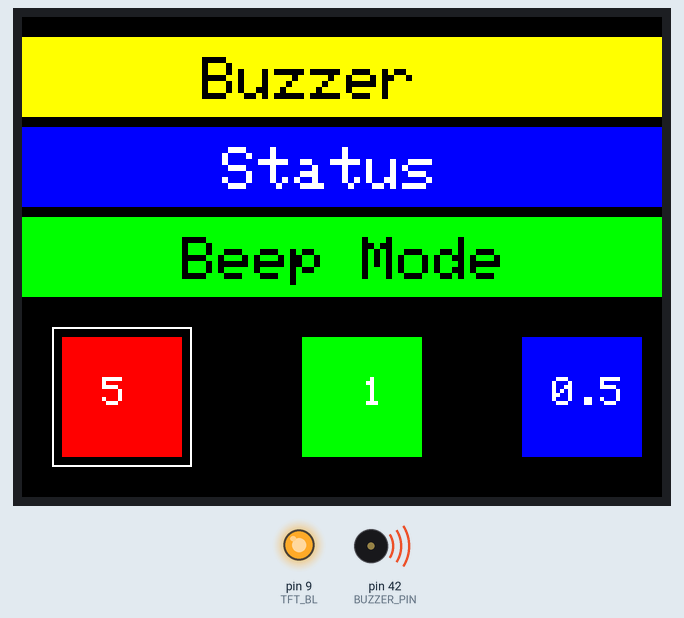
The sketch below on a simulated Arduino Mega 2560, built with avr-gcc and run on an emulated ATmega2560. Parts: 320×240 colour display, output pins drawn as LEDs (lit = HIGH), buzzer (waves = sounding, pin HIGH). What the sketch prints to the serial monitor is not drawn.

Above: at 0.4 s.
At 7.62 s:
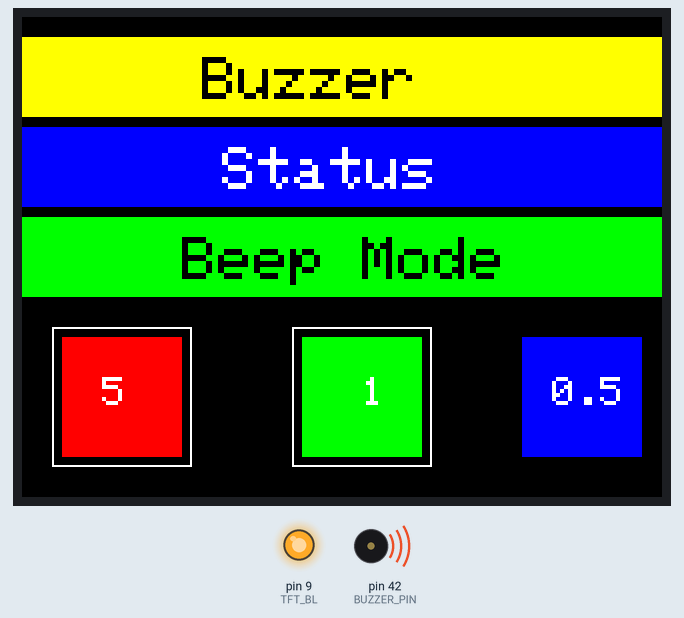
At 9.9 s:
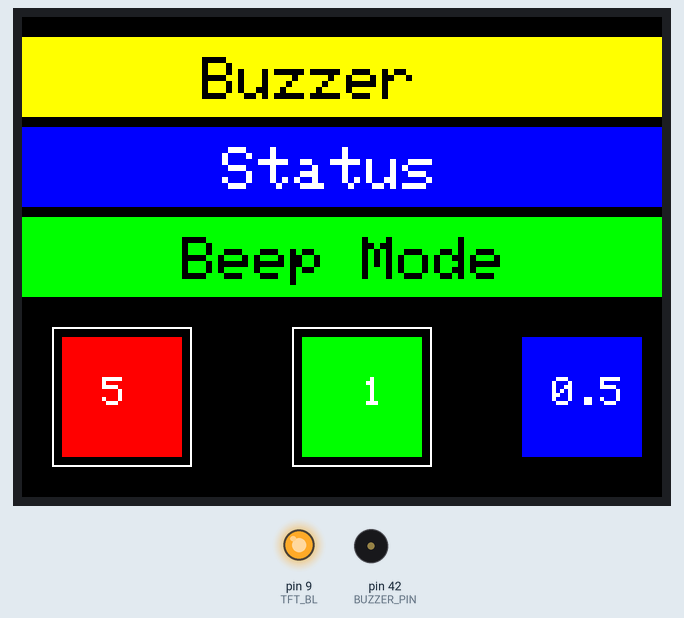
At 15.4 s:
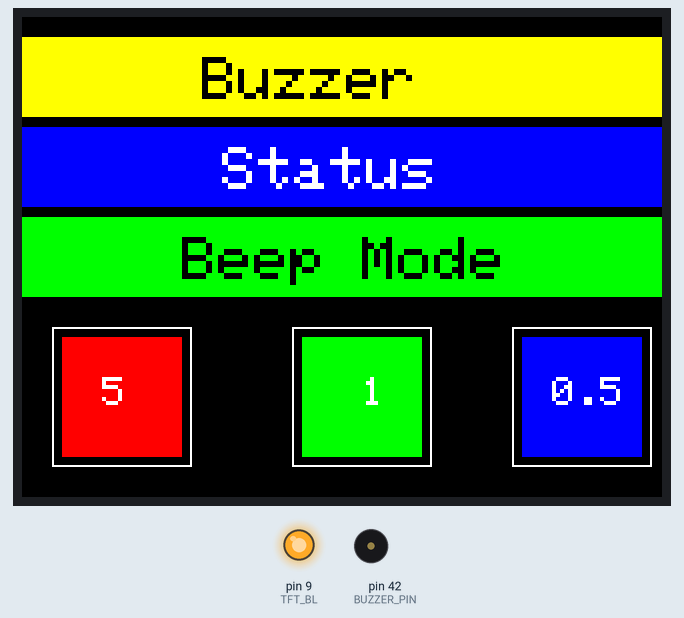
Timing chart, 0 to 16.9 s (numbered marks = the images above):
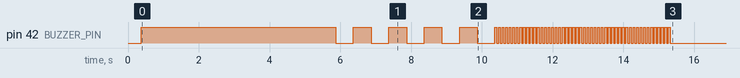

Measured:
- by itself, pin 42 (BUZZER_PIN): goes HIGH 5.5 s, 4 × (LOW 0.50 s, HIGH 0.50 s), LOW 0.50 s, 49 × (HIGH 0.05 s, LOW 0.05 s), HIGH 0.05 s, then LOW
- what the display in image 1 shows lasts 5.0 s, from 5.4 s to 10.4 s

The sketch:

Ardiuno_Buzzer_TFT.ino
```cpp
#include <Adafruit_GFX.h>
#include <Adafruit_ST7789.h>
#include <SPI.h>
#define TFT_CS 53
#define TFT_RST 8
#define TFT_DC 7
#define TFT_BL 9
#define BUZZER_PIN 42
Adafruit_ST7789 tft = Adafruit_ST7789(TFT_CS, TFT_DC, TFT_RST);
unsigned long startTime = 0;
int currentStage = 0;
void setup() {
  Serial.begin(9600);
  pinMode(BUZZER_PIN, OUTPUT);
  digitalWrite(BUZZER_PIN, LOW);
  pinMode(TFT_BL, OUTPUT);
  digitalWrite(TFT_BL, HIGH);
  tft.init(240, 320);
  tft.setRotation(1);
  tft.fillScreen(ST77XX_BLACK);
  drawStaticLayout();
  startTime = millis();
}
void loop() {
  unsigned long currentTime = millis();
  unsigned long elapsed = currentTime - startTime;
  if (elapsed < 15000) {
    if (elapsed < 5000) {
      beepStage(1);
    } else if (elapsed < 10000) {
      beepStage(2);
    } else {
      beepStage(3);
    }
  } else {
    digitalWrite(BUZZER_PIN, LOW);
  }
}
void drawStaticLayout() {
  tft.fillScreen(ST77XX_BLACK);
  tft.fillRect(0, 10, 320, 40, ST77XX_YELLOW);
  tft.setCursor(90, 20);
  tft.setTextSize(3);
  tft.setTextColor(ST77XX_BLACK);
  tft.print("Buzzer");
  tft.fillRect(0, 55, 320, 40, ST77XX_BLUE);
  tft.setCursor(100, 65);
  tft.setTextSize(3);
  tft.setTextColor(ST77XX_WHITE);
  tft.print("Status");
  tft.fillRect(0, 100, 320, 40, ST77XX_GREEN);
  tft.setCursor(80, 110);
  tft.setTextSize(3);
  tft.setTextColor(ST77XX_BLACK);
  tft.print("Beep Mode");
  drawModeBoxes(1);
}
void drawModeBoxes(int active) {
  tft.fillRect(20, 160, 60, 60, ST77XX_RED);
  tft.fillRect(140, 160, 60, 60, ST77XX_GREEN);
  tft.fillRect(250, 160, 60, 60, ST77XX_BLUE);
  tft.setTextSize(2);
  tft.setTextColor(ST77XX_WHITE);
  if (active == 1) {
    tft.drawRect(15, 155, 70, 70, ST77XX_WHITE);
  } else if (active == 2) {
    tft.drawRect(135, 155, 70, 70, ST77XX_WHITE);
  } else if (active == 3) {
    tft.drawRect(245, 155, 70, 70, ST77XX_WHITE);
  }
  tft.setCursor(40, 180);
  tft.print("5");
  tft.setCursor(170, 180);
  tft.print("1");
  tft.setCursor(265, 180);
  tft.print("0.5");
}
void beepStage(int stage) {
  static unsigned long lastBeepTime = 0;
  static bool buzzerState = false;
  switch (stage) {
    case 1:
      if (currentStage != 1) {
        drawModeBoxes(1);
        Serial.println("Stage 1: 1s Continuous Beep");
        currentStage = 1;
      }
      digitalWrite(BUZZER_PIN, HIGH);
      break;
    case 2:
      if (currentStage != 2) {
        drawModeBoxes(2);
        Serial.println("Stage 2: 0.5s ON/OFF Beep");
        currentStage = 2;
        lastBeepTime = millis();
        buzzerState = true;
        digitalWrite(BUZZER_PIN, HIGH);
      }
      if (millis() - lastBeepTime >= 500) {
        buzzerState = !buzzerState;
        digitalWrite(BUZZER_PIN, buzzerState);
        lastBeepTime = millis();
      }
      break;
    case 3:
      if (currentStage != 3) {
        drawModeBoxes(3);
        Serial.println("Stage 3: 0.05s ON/OFF Beep");
        currentStage = 3;
        lastBeepTime = millis();
        buzzerState = true;
        digitalWrite(BUZZER_PIN, HIGH);
      }
      if (millis() - lastBeepTime >= 50) {
        buzzerState = !buzzerState;
        digitalWrite(BUZZER_PIN, buzzerState);
        lastBeepTime = millis();
      }
      break;
  }
}
```
